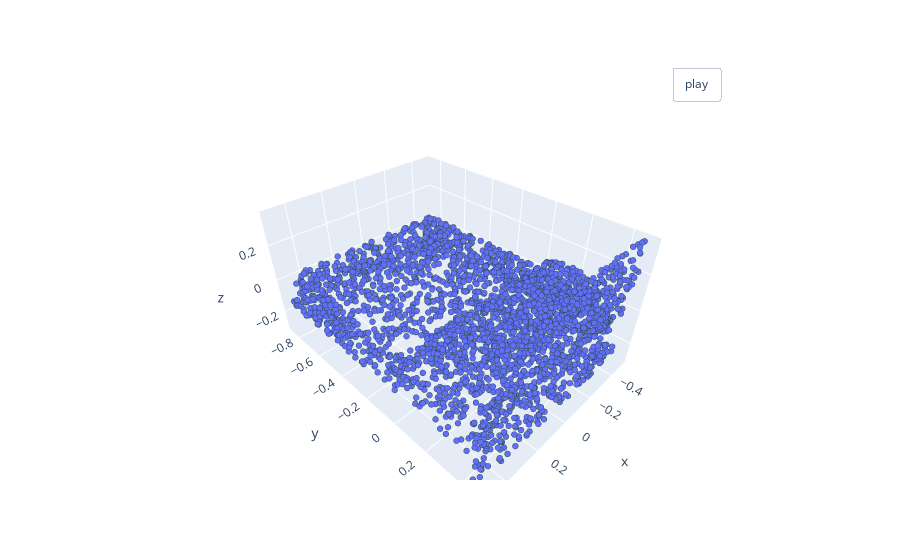

Source (notebook cell):
### Code cell
class Normalize(object):
    def __call__(self, pointcloud):
        assert len(pointcloud.shape) == 2
        
        norm_pointcloud = pointcloud - np.mean(pointcloud, axis=0)
        norm_pointcloud /= np.max(np.linalg.norm(norm_pointcloud, axis=1))
        
        return norm_pointcloud

norm_pointcloud = Normalize()(pointcloud)
pcshow(*norm_pointcloud.T)

### Figure 1 — Plotly figure (JSON) as saved in the notebook; plotly's stock layout.template omitted (floating-point values rounded to 4 significant figures; data arrays with more than 128 entries replaced by an {"elided": "..."} marker saying what was removed)
{"data": [{"marker": {"line": {"color": "DarkSlateGrey", "width": 2}, "size": 2}, "mode": "markers", "type": "scatter3d", "x": {"elided": "3000 float values"}, "y": {"elided": "3000 float values"}, "z": {"elided": "3000 float values"}}], "layout": {"updatemenus": [{"buttons": [{"args": [null, {"frame": {"duration": 50, "redraw": true}, "fromcurrent": true, "mode": "immediate", "transition": {"duration": 0}}], "label": "play", "method": "animate"}], "pad": {"r": 10, "t": 45}, "showactive": false, "type": "buttons", "x": 0.8, "xanchor": "left", "y": 1, "yanchor": "bottom"}]}}
